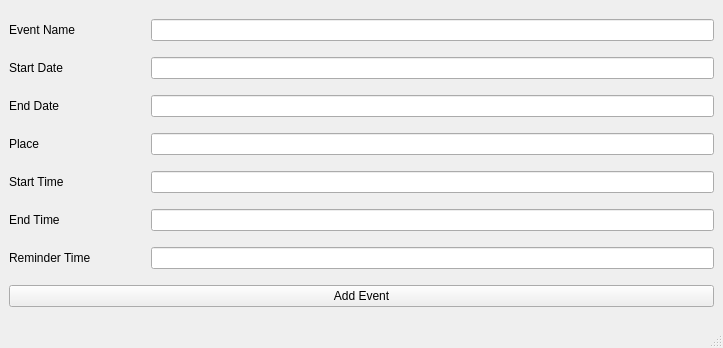
<?xml version="1.0" encoding="UTF-8"?>
<ui version="4.0">
 <class>addEvents</class>
 <widget class="QMainWindow" name="addEvents">
  <property name="enabled">
   <bool>true</bool>
  </property>
  <property name="geometry">
   <rect>
    <x>0</x>
    <y>0</y>
    <width>723</width>
    <height>348</height>
   </rect>
  </property>
  <property name="windowTitle">
   <string>Add a new EVENT</string>
  </property>
  <widget class="QWidget" name="centralwidget">
   <layout class="QGridLayout" name="gridLayout">
    <item row="1" column="0">
     <widget class="QLabel" name="label_5">
      <property name="text">
       <string>Start Date</string>
      </property>
     </widget>
    </item>
    <item row="8" column="0">
     <widget class="QLabel" name="label">
      <property name="text">
       <string>Reminder Time</string>
      </property>
     </widget>
    </item>
    <item row="3" column="1" colspan="4">
     <widget class="QLineEdit" name="lineEdit_5"/>
    </item>
    <item row="0" column="0">
     <widget class="QLabel" name="label_6">
      <property name="text">
       <string>Event Name</string>
      </property>
     </widget>
    </item>
    <item row="4" column="1" colspan="4">
     <widget class="QLineEdit" name="lineEdit_2"/>
    </item>
    <item row="10" column="0" colspan="5">
     <widget class="QPushButton" name="pushButton">
      <property name="text">
       <string>Add Event</string>
      </property>
     </widget>
    </item>
    <item row="8" column="1" colspan="4">
     <widget class="QLineEdit" name="lineEdit_4"/>
    </item>
    <item row="6" column="0">
     <widget class="QLabel" name="label_2">
      <property name="text">
       <string>Start Time</string>
      </property>
     </widget>
    </item>
    <item row="4" column="0">
     <widget class="QLabel" name="label_3">
      <property name="text">
       <string>Place</string>
      </property>
     </widget>
    </item>
    <item row="6" column="1" colspan="4">
     <widget class="QLineEdit" name="lineEdit_3"/>
    </item>
    <item row="0" column="1" colspan="4">
     <widget class="QLineEdit" name="lineEdit"/>
    </item>
    <item row="1" column="1" colspan="4">
     <widget class="QLineEdit" name="lineEdit_6"/>
    </item>
    <item row="3" column="0">
     <widget class="QLabel" name="label_4">
      <property name="text">
       <string>End Date</string>
      </property>
     </widget>
    </item>
    <item row="7" column="1" colspan="4">
     <widget class="QLineEdit" name="lineEdit_7"/>
    </item>
    <item row="7" column="0">
     <widget class="QLabel" name="label_7">
      <property name="text">
       <string>End Time</string>
      </property>
     </widget>
    </item>
   </layout>
  </widget>
  <widget class="QMenuBar" name="menubar">
   <property name="geometry">
    <rect>
     <x>0</x>
     <y>0</y>
     <width>723</width>
     <height>26</height>
    </rect>
   </property>
  </widget>
  <widget class="QStatusBar" name="statusbar"/>
 </widget>
 <tabstops>
  <tabstop>lineEdit</tabstop>
  <tabstop>lineEdit_6</tabstop>
  <tabstop>lineEdit_5</tabstop>
  <tabstop>lineEdit_2</tabstop>
  <tabstop>lineEdit_3</tabstop>
  <tabstop>lineEdit_7</tabstop>
  <tabstop>lineEdit_4</tabstop>
  <tabstop>pushButton</tabstop>
 </tabstops>
 <resources/>
 <connections/>
</ui>
